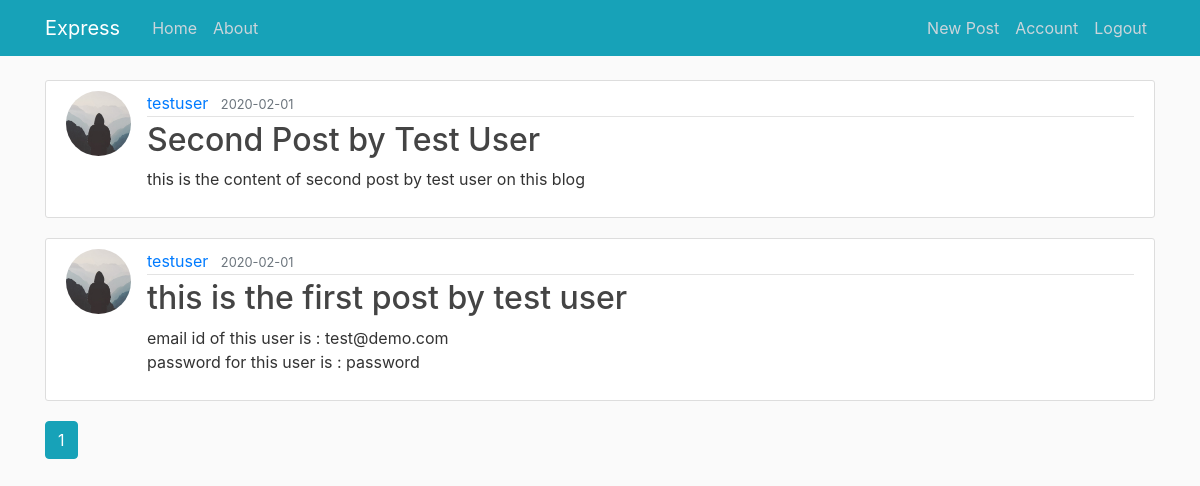
The page /user_post/testuser (signed in) on the database its author committed.
### express/models.py (models this page shows, shortened)
class Post(db.Model):
    id = db.Column(db.Integer, primary_key=True)
    title = db.Column(db.String(100), nullable=False)
    date_posted = db.Column(db.DateTime, nullable=False, default=datetime.datetime.now)
    content = db.Column(db.Text, nullable=False)
    user_id = db.Column(db.Integer, db.ForeignKey('user.id'), nullable=False)

class User(db.Model, UserMixin):
    id = db.Column(db.Integer, primary_key=True)
    username = db.Column(db.String(20), unique=True, nullable=False)
    email = db.Column(db.String(120), unique=True, nullable=False)
    image_file = db.Column(db.String(20), nullable=False, default='default.jpg')
    password = db.Column(db.String(60), nullable=False)
    posts = db.relationship('Post', backref='author', lazy=True)

### express/routes.py (the view)
@app.route('/user_post/<string:username>')
def user_post(username):
    page = request.args.get('page',1,type=int)
    user = User.query.filter_by(username=username).first_or_404()
    posts = Post.query.filter_by(author=user).order_by(Post.date_posted.desc()).paginate(page=page,per_page=2)
    return render_template('user_post.html',posts=posts,title=current_user.username,user=user)

### express/models.py (called while the page is built)
@login_manager.user_loader
def load_user(user_id):
    return User.query.get(int(user_id))

### express/templates/user_post.html
{% extends "layout.html" %}
{% block content %}
    {% for post in posts.items %}
        <article class="media content-section">
		<img class="rounded-circle article-img" src="{{ url_for('static', filename='pics/'+ post.author.image_file) }}">
          <div class="media-body">
            <div class="article-metadata">
              <a class="mr-2" href="#">{{ post.author.username }}</a>
              <small class="text-muted">{{ post.date_posted.strftime('%Y-%m-%d') }}</small>
            </div>
	    <h2><a class="article-title" href="{{ url_for('post', post_id=post.id) }}">{{ post.title }}</a></h2>
            <p class="article-content">{{ post.content }}</p>
          </div>
        </article>
	{% endfor %}
    {% for page in posts.iter_pages(left_edge=1, right_edge=1, left_current=1, right_current=2) %}
    	{% if page %}
		{% if posts.page == page %}
		<a class="btn btn-info" href="{{ url_for('user_post',username=user.username, page=page) }}">{{ page }}</a>
		{% else %}
		<a class="btn btn-outline-info" href="{{ url_for('user_post',username=user.username, page=page) }}">{{ page }}</a>
		{% endif %}
	{% else %}
		...
	{% endif %}
    {% endfor %}
{% endblock content %}

### express/static/main.css (style rules this page uses)
body { background: #fafafa; color: #333333; margin-top: 5rem; }
h1, h2, h3, h4, h5, h6 { color: #444444; }
.content-section { background: #ffffff; padding: 10px 20px; border: 1px solid #dddddd; border-radius: 3px; margin-bottom: 20px; }
.article-title { color: #444444; }
.article-content { white-space: pre-line; }
.article-img { height: 65px; width: 65px; margin-right: 16px; }
.article-metadata { padding-bottom: 1px; margin-bottom: 4px; border-bottom: 1px solid #e3e3e3 }

### rows shown on the page
Post: image_file (placeholder picture), author.username "testuser", date_posted "2020-02-01", title "Second Post by Test User", content "this is the content of second post by test user on this blog"
Post: image_file (placeholder picture), author.username "testuser", date_posted "2020-02-01", title "this is the first post by test user", content "email id of this user is : test@demo.com password for this user is : password"

### other values the page prints
{{ page }} "1"
